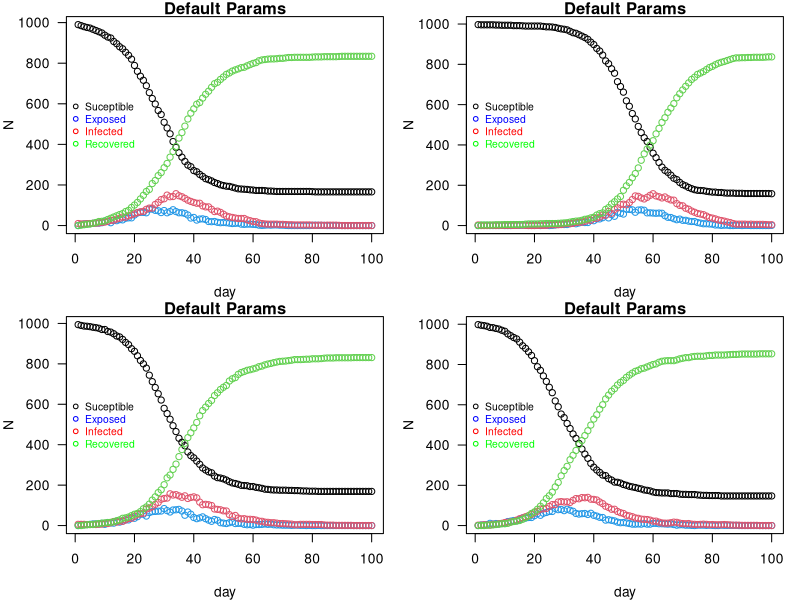

Write the R code that produced this figure.
# ------------------------------------------------------------------------------ 
# Clare Lewis (s2879721), Grace Sheahan (s2898645), Luke Egan (s2837709)

# Clare: 
# Grace: 
# Luke: 

################################################################################ Comments should not be longer than this line of ##
# ------------------------------------------------------------------------------

# Setting working directory to folder for Assessment 1
# setwd("/Users/clarelewis/Documents/github/ext_stat_prog_group_work/Proj 2")
# setwd("C:/Users/Grace Sheahan/Documents/Extended Statistical Programming/ext_stat_prog_group_work/Proj 2")
# setwd("C:/Users/Luke Egan/Desktop/Extended Statistical Programming/ext_stat_prog_group_work/Proj 2")

#-------------------------------------------------------------------------------
### Background provided info
#-------------------------------------------------------------------------------

################## 
# There are n people in each state S, E, I, R.
# If in state I they have a daily probability of delta of moving to state R.
# If in state E they have a daily probability of gamma of moving to state I.
# If in state S the probability of moving to E is the result of infection by someone in state I.
#   This depends on two characteristics of each person:
#     who they share a household with
#     who is in their network of regular contacts
#   These are modelled as follows:
################## 

    # ################## 
    # # model household characteristic by dividing the n people into households of sizes between 1 and hmax, assume a uniform distribution of household sizes
    # ################## 
    # 
    # 
    # ################## 
    # # contact network model: sociability parameter: Bi where person is i, network is created randomly by assigning a link between person i and j
    # # with probability: (nc*Bi*Bj)/(Bmean^2*(n-1)) where nc is average number of contacts per person an Bmean is mean social parameter. People in the same household are excluded from such contacts
    # ################## 


# There are several ways for person i in the state I to infect a person j in state S
    # ##################
    # # Way 1: if j is a household member, there is a dialy probability ah of i infecting j
    # ##################
    # 
    # 
    # ##################
    # # Way 2: if j is in i's regular network of contacts, then there is a daily probability ac of i infecting j
    # ##################
    # 
    # 
    # ##################
    # # Way 3: irrespective of household or regular network relations there is a daily probability: (ar*nc*Bi*Bj)/(Bmean^2*(n-1)) of i infecting j (random mixing)
    # ##################

    # # note: the use of the same nc in the random mixing and regular network expressions is a simplification

#-------------------------------------------------------------------------------
################## 
# Assignment Goal: impliment the model and provide illustration of its use to investigate the role of household and network structure on epidemic dynamics.
# code work with any pop size: n up to at least 10,000, but we should test and develop with n = 1000
################## 

#-------------------------------------------------------------------------------
#### Task steps
#-------------------------------------------------------------------------------

################## 
# 1: Write code to produce vector h (should be length n) of integers indicating which household each person belongs to
# Household sizes should be uniformly distributed between 1 and hmax. For example if h1, h56 and h907 are all 13 and these are the only
# 13s in h then people 1, 56, and 907 all live in the same 3 person household
# h can be created with one line of code by careful use of rep and sample. Use hmax = 5 by default
################## 

set.seed(17)

hmax <- 5
n <- 1000

h <- sample(rep(1:n, sample(1:hmax, n, replace = TRUE))[1:n])

beta <- runif(n,0,1)

################## 
# 2: Write function get.net(beta,nc=15) where beta is the n vector of Bi value for each person. The function should return a list,
# the ith element of which is a vector of indices of the regular (non-household) contacts of a person i. Must be careful to implement
# the model properly so that you do not CREATE any links twice (links need to be RECORDED twice, however)
################## 

get.net <- function(beta, h, nc = 15){
  
  # Create a holding matrix to hold the nxn possible contacts
  holding_matrix = matrix(0, nrow = length(beta), ncol = length(beta))
  # Matrix of probabilities 
  # Each element is the probability of a link being created between person i and person j
  # Symmetric Matrix
  prob_matrix = (nc/((mean(beta)^2)*(length(beta)-1)))*(beta%*%t(beta))
  
  # The probability of creating a link in this way with people in the same household should be 0
  # Could remove after rbinom() but might effect the average number of non-household contacts
  family_link = outer(h, h, FUN = "==")
  prob_matrix[family_link] = 0
  
  # As probability matrix is symmetric, only need to consider the probabilities in upper triangle of the probability matrix
  # If a connection is made between person i and person j, then theres a link between person j and person i
  upper_tri_probs = prob_matrix[upper.tri(prob_matrix)]
  # Given the probabilities of contacts between individuals, use Bernoulli trial for each possible contact to see if link is created
  link_vec = rbinom(length(upper_tri_probs), size = 1, prob = upper_tri_probs)
  
  # If a link is made between person iand person j, reflect to lower triangle of matrix as there is thereby a link between person j and person i
  holding_matrix[upper.tri(holding_matrix)] = link_vec
  holding_matrix = holding_matrix + t(holding_matrix)
  # No link created with oneself
  diag(holding_matrix) = 0
  
  # Remove any links created between family members
  # family_link = outer(h, h, FUN = "==")
  # holding_matrix[family_link] = 0
  
  
  # Change to logical argument for the lapply function
  holding_matrix = holding_matrix == 1
  
  # Return the list of link indices
  net_list = as.list(as.data.frame(holding_matrix))
  net_list_i = lapply(net_list, which)
  return(net_list_i)
  
}

alink <- get.net(beta,h,nc=15)

################## 
# 3: Write the function:
# nseir(beta,h,alink,alpha=c(.1,.01,.01),delta=.2,gamma=.4,nc=15, nt = 100,pinf = .005)
# where beta and h are as above, alink = list defining the regular contacts of each person as returned by get.net,
# nt = number of days to simulate, and pinf = proportion of initial population to randomly start in the I state
# The function should implement the model given above and return a list with elements S,E,I,R and t = total population in each class
# each day and the day, respectively
# Note: while looping through individuals in the I state is probably inevitable, the code can still be made to run in a few seconds for n = 10000,
# especially with careful use of expressions like x[ind1][ind2] <- y in places (assignment to a subvector of a subvector)
################## 

nseir <- function(beta,h,alink,alpha=c(.1,.01,.01),delta=.2,gamma=.4,nc=15, nt = 100,pinf = .005){
  ## SEIR stochastic simulation model (S,E,I,R are states 0,1,2,3)
  # b, h, alink as defined above
  # alpha = vector of transmition probabilities by relationship
  # delta = probability of moving from I to R
  # gamma = probability of moving from E to I
  # nc = average number of contacts per person
  # nt = number of days to simulate
  # proportion of the initial population to randomly start in the I state.
  
  t = 1:nt
  
  initial_state <- c(0,2) # To start members of pop are only either suseptible or infected
  initial_prob <- c(1-pinf, pinf)
  x <- sample(initial_state, replace = TRUE, size = n, prob = initial_prob) # Randomly assigns initial states based on pinf
  
  beta_bar <- sum(beta)/n
  daily_constant <- alpha[3]*nc/(beta_bar^2*(n-1))
  
  S <- E <- I <- R <- rep(0, nt)  # Defining vectors that will contain the pop in the states on each day
  S[1] <- sum(x == 0) # Initial suseptible population is all non-infected people
  I[1] <- sum(x == 2) # Initial infected population
  
  for (i in 2:nt) {
    u <- runif(n)
    prev_infectious <- which(x == 2)
    
    x[x == 2 & u < delta] <- 3
    x[x == 1 & u < gamma] <- 2
    
    e_if_s <- rep(FALSE, n)
    for (j in prev_infectious){
      v = runif(n)
      
      xs <- x
      
      household <- rep(0, n)
      household[which(h == h[j])] <- 1
      xh <- x
      xh[v < alpha[1]*household] <- 1
      xhs <- which(xh == 1)
      
      network <- rep(0, n)
      network[alink[[j]]] <- 1
      xn <- x
      xn[v < alpha[2]*network] <- 1
      xns <- which(xn == 1)
      
    
      xo <- x
      alpha_daily <- daily_constant*beta[j]*beta
      
      xo[runif(n) < alpha_daily] <- 1
      xos <- which(xo == 1)
      
      infected_by_j <- unique(c(xhs, xns, xos))
      
      e_if_s[infected_by_j] <- (TRUE)
    }
    daily_infectees <- c()
    x[x == 0 & e_if_s] <- 1
    
    S[i] <- sum(x == 0)
    E[i] <- sum(x == 1)
    I[i] <- sum(x == 2)
    R[i] <- sum(x == 3)
  }
  
  list(S=S, E=E, I=I, R=R, t=t)
}

################## 
# 4: Write a function to nicely plot the dynamics of the simulated population states as returned by nseir (a better version of the plots in 6.2 in the notes)
################## 
par(mfcol=c(2,2),mar=c(4,4,1,1)) # set plot window up for multiple plots

plot.output <- function(beta,h,alink) {
  
  # add graph titles, rotate y axis labels, add key, change colors maybe? 
  
  # potentially set up a loop to go through each epi or just have one 
  epi <- nseir(beta,h,alink,alpha=c(.1,.01,.01),delta=.2,gamma=.4,nc=15, nt = 100,pinf = .005)
  
  # his plots
  plot(epi$S,ylim=c(0,max(epi$S)),main="Default Params",xlab="day",ylab="N",las=1) ## S black
  points(epi$E,col=4);points(epi$I,col=2);points(epi$R,col=3) ## E (blue) and I (red)
  legend(x="left",legend = c("Suceptible", "Exposed", "Infected", "Recovered"),
         bty='n',
         pch=1, cex = .75,
         col = c("black","blue","red", "green"),
         text.col = c("black","blue","red", "green"))
  
}

################## 
# 5: Setting beta to a vector of U(0,1) random variables, use the model to compare 4 scenarios and plot them next to each other (suitably labelled).
# First: full model with default parameters
# Second: what happens when you remove the household and regular network structure, while keeping the average initial number of infectious contacts per day the same for each person
# by setting ah=ac=0 and ar=0.04
# Third: consider the full model but with the beta vector set to simply contain the average of the previous beta vector for every element
# Fourth: combine the previous two scenarios (constant beta, random mixing)
# Comment on the apparent effect of the household and network structure relative to random mixing
################## 

plot.output(beta,h,alink) #run 1: default params
plot.output(beta,h,alink) #run 2: remove household and regular network structure, while keeping the average initial number of infectious contacts per day the same for each person by setting ah=ac=0 and ar=0.04
plot.output(beta,h,alink) #run 3: consider the full model but with the beta vector set to simply contain the average of the previous beta vector for every element
plot.output(beta,h,alink) #run 4: combine the previous two scenarios (constant beta, random mixing)


########### code given in section 6.2 that is referenced in the assignment instructions
# seir <- function(n=10000,ni=10,nt=100,gamma=1/3,delta=1/5,bmu=5e-5,bsc=1e-5) {
#   ## SEIR stochastic simulation model.
#   ## n = population size; ni = initially infective; nt = number of days
#   ## gamma = daily prob E -> I; delta = daily prob I -> R;
#   ## bmu = mean beta; bsc = var(beta) = bmu * bsc
#   x <- rep(0,n) ## initialize to susceptible state
#   beta <- rgamma(n,shape=bmu/bsc,scale=bsc) ## individual infection rates
#   x[1:ni] <- 2 ## create some infectives
#   S <- E <- I <- R <- rep(0,nt) ## set up storage for pop in each state
#   S[1] <- n-ni;I[1] <- ni ## initialize
#   for (i in 2:nt) { ## loop over days
#     u <- runif(n) ## uniform random deviates
#     x[x==2&u<delta] <- 3 ## I -> R with prob delta
#     x[x==1&u<gamma] <- 2 ## E -> I with prob gamma
#     x[x==0&u<beta*I[i-1]] <- 1 ## S -> E with prob beta*I[i-1]
#     S[i] <- sum(x==0); E[i] <- sum(x==1)
#     I[i] <- sum(x==2); R[i] <- sum(x==3)
#   }
#   list(S=S,E=E,I=I,R=R,beta=beta)
# } ## seir
# 
# par(mfcol=c(2,3),mar=c(4,4,1,1)) ## set plot window up for multiple plots
# epi <- seir(bmu=7e-5,bsc=1e-7) ## run simulation
# hist(epi$beta,xlab="beta",main="") ## beta distribution
# plot(epi$S,ylim=c(0,max(epi$S)),xlab="day",ylab="N") ## S black
# points(epi$E,col=4);points(epi$I,col=2) ## E (blue) and I (red)
